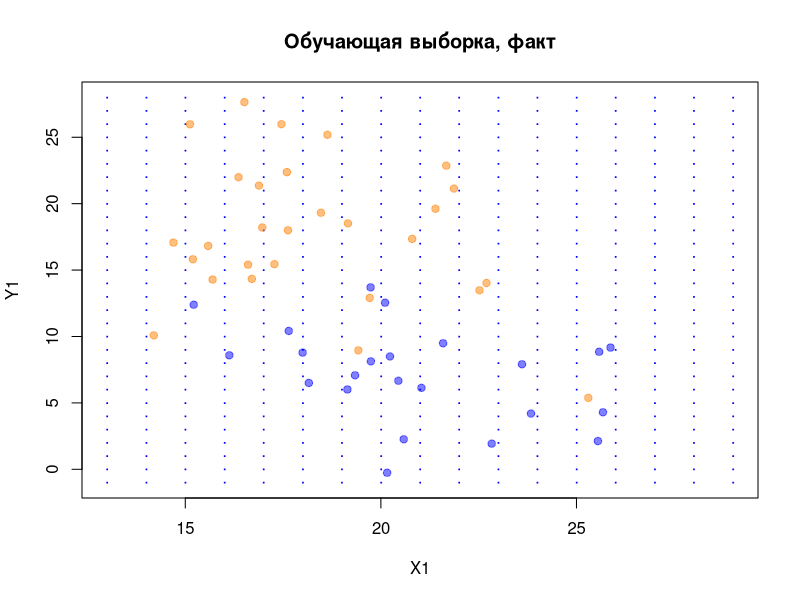
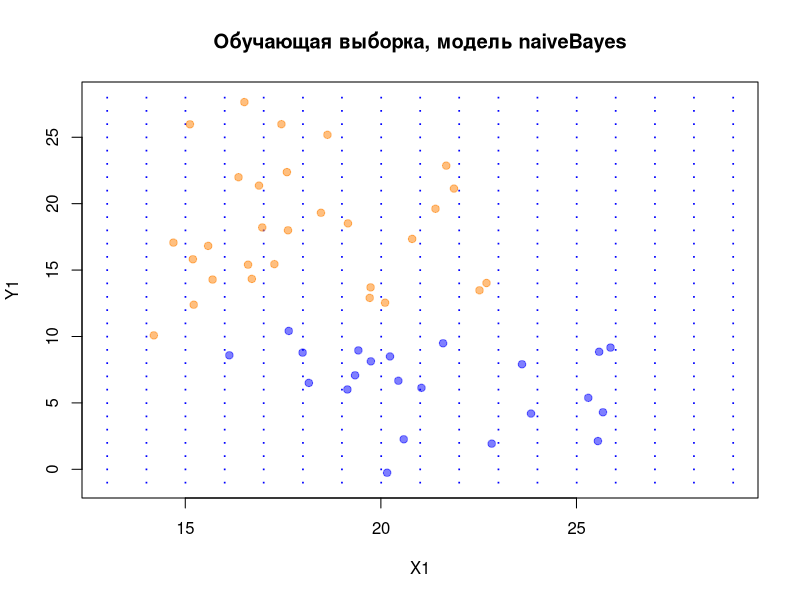
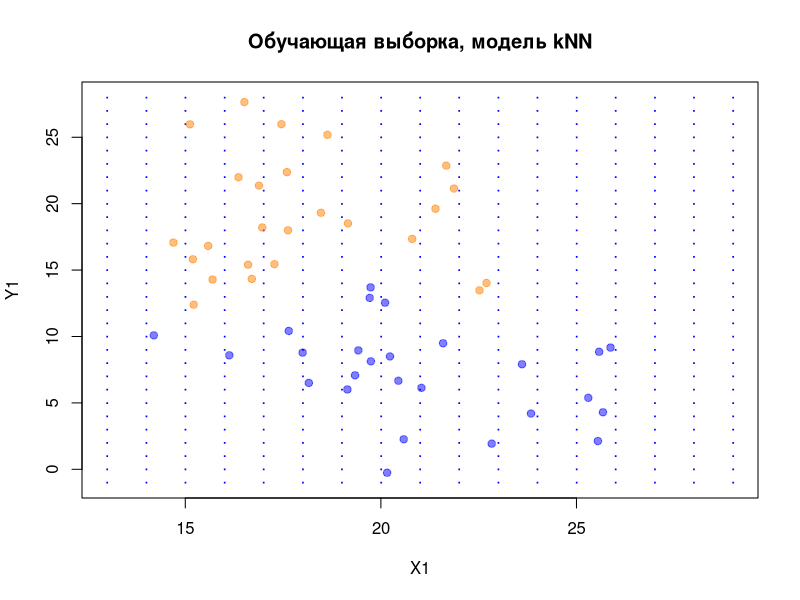

Reproduce these figures in R, in order.
## ---- chunk 1
knitr::opts_chunk$set(echo = TRUE)
## ---- chunk 2
library('mlbench')
library('class')
library('car')
library('class')
library('e1071')
library('MASS')

#  Генерируем данные ###########################################################

# ядро
my.seed <- 12345
n <- 60               # наблюдений всего
train.percent <- 0.85  # доля обучающей выборки
# x-ы -- двумерные нормальные случайные величины
set.seed(my.seed)
class.0 <- mvrnorm(45, mu = c(22, 7), 
                   Sigma = matrix(c(7.5, 0, 0, 9.3), 2, 2, byrow = T))
set.seed(my.seed + 1)
class.1 <- mvrnorm(65, mu = c(19, 17), 
                   Sigma = matrix(c(6.2, 0, 0, 17), 2, 2, byrow = T))
# записываем x-ы в единые векторы (объединяем классы 0 и 1)
x1 <- c(class.0[, 1], class.1[, 1])
x2 <- c(class.0[, 2], class.1[, 2])
# фактические классы Y
y <- c(rep(0, nrow(class.0)), rep(1, nrow(class.1)))
# классы для наблюдений сетки
rules <- function(x1, x2){
  ifelse(x2 < 1.6*x1 + 19, 0, 1)
}

# Отбираем наблюдения в обучающую выборку --------------------------------------
set.seed(my.seed)
inTrain <- sample(seq_along(x1), train.percent*n)
x1.train <- x1[inTrain]
x2.train <- x2[inTrain]
x1.test <- x1[-inTrain]
x2.test <- x2[-inTrain]
# используем истинные правила, чтобы присвоить фактические классы
y.train <- y[inTrain]
y.test <- y[-inTrain]
# фрейм с обучающей выборкой
df.train.1 <- data.frame(x1 = x1.train, x2 = x2.train, y = y.train)
# фрейм с тестовой выборкой
df.test.1 <- data.frame(x1 = x1.test, x2 = x2.test)
## ---- chunk 3
# Рисуем обучающую выборку графике ---------------------------------------------
# для сетки (истинных областей классов): целочисленные значения x1, x2
x1.grid <- rep(seq(floor(min(x1)), ceiling(max(x1)), by = 1),
               ceiling(max(x2)) - floor(min(x2)) + 1)
x2.grid <- rep(seq(floor(min(x2)), ceiling(max(x2)), by = 1),
               each = ceiling(max(x1)) - floor(min(x1)) + 1)
# классы для наблюдений сетки
y.grid <- rules(x1.grid, x2.grid)
# фрейм для сетки
df.grid.1 <- data.frame(x1 = x1.grid, x2 = x2.grid, y = y.grid)
# цвета для графиков
cls <- c('blue', 'orange')
cls.t <- c(rgb(0, 0, 1, alpha = 0.5), rgb(1,0.5,0, alpha = 0.5))
# график истинных классов
plot(df.grid.1$x1, df.grid.1$x2, 
     pch = '·', col = cls[df.grid.1[, 'y'] + 1],
     xlab = 'X1', ylab = 'Y1',
     main = 'Обучающая выборка, факт')
# точки фактических наблюдений
points(df.train.1$x1, df.train.1$x2,
       pch = 21, bg = cls.t[df.train.1[, 'y'] + 1], 
       col = cls.t[df.train.1[, 'y'] + 1])


## ---- chunk 4
# Байесовский классификатор ----------------------------------------------------
#  наивный байес: непрерывные объясняющие переменные
# строим модель
nb <- naiveBayes(y ~ ., data = df.train.1)
# получаем модельные значения на обучающей выборке как классы
y.nb.train <- ifelse(predict(nb, df.train.1[, -3], 
                             type = "raw")[, 2] > 0.5, 1, 0)
# график истинных классов
plot(df.grid.1$x1, df.grid.1$x2, 
     pch = '·',  col = cls[df.grid.1[, 'y'] + 1], 
     xlab = 'X1', ylab = 'Y1',
     main = 'Обучающая выборка, модель naiveBayes')
# точки наблюдений, предсказанных по модели
points(df.train.1$x1, df.train.1$x2, 
       pch = 21, bg = cls.t[y.nb.train + 1], 
       col = cls.t[y.nb.train + 1])

# матрица неточностей на обучающей выборке
tbl1 <- table(y.train, y.nb.train)
tbl1

# точность, или верность (Accuracy)
Acc1 <- sum(diag(tbl1)) / sum(tbl1)
Acc1

# прогноз на тестовую выборку
y.nb.test <- ifelse(predict(nb, df.test.1, type = "raw")[, 2] > 0.5, 1, 0)
# матрица неточностей на тестовой выборке
tbl2 <- table(y.test, y.nb.test)
tbl2

# точность, или верность (Accuracy)
Acc2 <- sum(diag(tbl2)) / sum(tbl2)
Acc2


## ---- chunk 5
# Метод kNN --------------------------------------------------------------------
#  k = 3
# строим модель и делаем прогноз
y.knn.train <- knn(train = scale(df.train.1[, -3]), 
                   test = scale(df.train.1[, -3]),
                   cl = df.train.1$y, k = 3)
# график истинных классов
plot(df.grid.1$x1, df.grid.1$x2, 
     pch = '·', col = cls[df.grid.1[, 'y'] + 1],
     xlab = 'X1', ylab = 'Y1',
     main = 'Обучающая выборка, модель kNN')
# точки наблюдений, предсказанных по модели
points(df.train.1$x1, df.train.1$x2, 
       pch = 21, bg = cls.t[as.numeric(y.knn.train)], 
       col = cls.t[as.numeric(y.knn.train)])

# матрица неточностей на обучающей выборке
tbl3 <- table(y.train, y.knn.train)
tbl3

# точность (Accuracy)
Acc3 <- sum(diag(tbl3)) / sum(tbl3)
Acc3

# прогноз на тестовую выборку
y.knn.test <- knn(train = scale(df.train.1[, -3]), 
                  test = scale(df.test.1[, -3]),
                  cl = df.train.1$y, k = 3)
# матрица неточностей на тестовой выборке
tbl4 <- table(y.test, y.knn.test)
tbl4

# точность (Accuracy)
Acc4 <- sum(diag(tbl4)) / sum(tbl4)
Acc4

## ---- chunk 6
TPR=tbl2[4]/(tbl2[4]+tbl2[2])
TPR
## ---- chunk 7
SPC=tbl2[1]/(tbl2[3]+tbl2[1])
SPC
## ---- chunk 8
PPV=tbl2[4]/(tbl2[4]+tbl2[3])
PPV
NPV=tbl2[1]/(tbl2[2]+tbl2[1])
NPV
## ---- chunk 9
FNR=1-TPR
FNR
FPR=1-SPC
FPR
FDR=1-PPV
FDR
## ---- chunk 10
MCC=(tbl2[1]*tbl2[4]-tbl2[2]*tbl2[3])/(
  ((tbl2[4]+tbl2[3])*(tbl2[4]+tbl2[2])*
     (tbl2[1]+tbl2[2])*(tbl2[1]+tbl2[3]))^(1/2))
MCC

